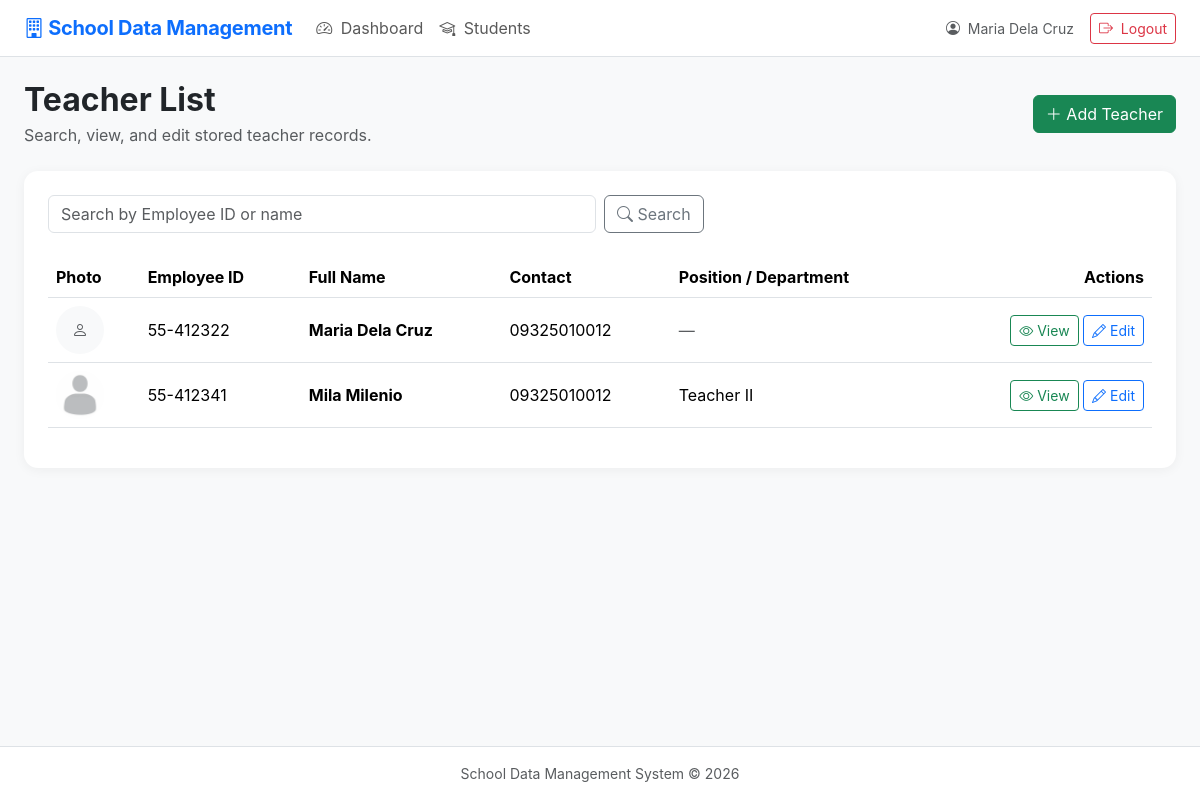
/teachers.php (signed in), run on the app's committed database.
### tables this page shows
CREATE TABLE `teachers` (
  `id` int(10) UNSIGNED NOT NULL,
  `user_id` int(10) UNSIGNED DEFAULT NULL,
  `employee_id` varchar(50) NOT NULL,
  `photo` varchar(255) DEFAULT NULL,
  `full_name` varchar(150) NOT NULL,
  `date_of_birth` date DEFAULT NULL,
  `gender` varchar(30) DEFAULT NULL,
  `address` text DEFAULT NULL,
  `contact_number` varchar(50) DEFAULT NULL,
  `email` varchar(150) DEFAULT NULL,
  `position_department` varchar(150) DEFAULT NULL,
  `other_info` text DEFAULT NULL,
  `created_at` timestamp NOT NULL DEFAULT current_timestamp(),
  `updated_at` timestamp NOT NULL DEFAULT current_timestamp() ON UPDATE current_timestamp(),
  `plantilla_no` varchar(50) DEFAULT NULL,
  `first_day_of_service` date DEFAULT NULL,
  `current_latest_appointment` varchar(255) DEFAULT NULL,
  `deped_email` varchar(150) DEFAULT NULL,
  `personal_email` varchar(150) DEFAULT NULL,
  `degree_finished` varchar(255) DEFAULT NULL,
  `specialization_prc_eligibility` varchar(255) DEFAULT NULL,
  `tin_no` varchar(30) DEFAULT NULL,
  `birthdate` date DEFAULT NULL
);

### config.php (called while the page is built, shortened)
<?php
function e($value) {
    return htmlspecialchars((string)$value, ENT_QUOTES, 'UTF-8');
}
?>

### teachers.php (the view, shortened to what this page needs)
<?php
require_once __DIR__ . '/config.php';
$q = trim($_GET['q'] ?? '');
$sql = "SELECT * FROM teachers";
$params = [];
$sql .= " ORDER BY full_name ASC";
$stmt = $pdo->prepare($sql);
$stmt->execute($params);
$rows = $stmt->fetchAll();
include 'header.php';
?>
<div class="d-flex flex-wrap justify-content-between align-items-center gap-2 mb-4">
    <div>
        <h2 class="fw-bold mb-1">Teacher List</h2>
        <p class="text-muted mb-0">
            Search, view, and edit stored teacher records.
        </p>
    </div>
    <a href="teacher_form.php" class="btn btn-success">
        <i class="bi bi-plus-lg"></i>
        Add Teacher
    </a>
</div>
<div class="card p-4">
    <form method="GET" class="row g-2 mb-4">
        <div class="col-md-6">
            <input
                type="text"
                name="q"
                class="form-control"
                value="<?= e($q) ?>"
                placeholder="Search by Employee ID or name"
            >
        </div>
        <div class="col-auto">
            <button type="submit" class="btn btn-outline-secondary">
                <i class="bi bi-search"></i>
                Search
            </button>
        </div>
    </form>
    <div class="table-responsive">
        <table class="table table-hover align-middle">
            <thead>
                <tr>
                    <th>Photo</th>
                    <th>Employee ID</th>
                    <th>Full Name</th>
                    <th>Contact</th>
                    <th>Position / Department</th>
                    <th class="text-end">Actions</th>
                </tr>
            </thead>
            <tbody>
                <?php if (!empty($rows)): ?>
                    <?php foreach ($rows as $r): ?>
                        <tr>
                            <td>
                                <?php if (!empty($r['photo'])): ?>
                                    <img
                                        src="<?= e($r['photo']) ?>"
                                        alt="Teacher Photo"
                                        class="avatar"
                                    >
                                <?php else: ?>
                                    <div class="avatar bg-light d-flex align-items-center justify-content-center">
                                        <i class="bi bi-person text-muted"></i>
                                    </div>
                                <?php endif; ?>
                            </td>
                            <td>
                                <?= e($r['employee_id']) ?>
                            </td>
                            <td>
                                <strong>
                                    <?= e($r['full_name']) ?>
                                </strong>
                            </td>
                            <td>
                                <?php if (!empty($r['contact_number'])): ?>
                                    <?= e($r['contact_number']) ?>
                                <?php else: ?>
                                    <span class="text-muted">—</span>
                                <?php endif; ?>
                            </td>
                            <td>
                                <?php if (!empty($r['position_department'])): ?>
                                    <?= e($r['position_department']) ?>
                                <?php else: ?>
                                    <span class="text-muted">—</span>
                                <?php endif; ?>
                            </td>
                            <td class="text-end">
                                <a
                                    href="teacher_view.php?id=<?= (int)$r['id'] ?>"
                                    class="btn btn-sm btn-outline-success"
                                >
                                    <i class="bi bi-eye"></i>
                                    View
                                </a>
                                <a
                                    href="teacher_form.php?id=<?= (int)$r['id'] ?>"
                                    class="btn btn-sm btn-outline-primary"
                                >
                                    <i class="bi bi-pencil"></i>
                                    Edit
                                </a>
                            </td>
                        </tr>
                    <?php endforeach; ?>
                <?php endif; ?>
            </tbody>
        </table>
    </div>
</div>
<?php include 'footer.php'; ?>

### assets/style.css (style rules this page uses)
body { font-family: Inter, system-ui, -apple-system, "Segoe UI", sans-serif; }
.card { border: 0; border-radius: 14px; box-shadow: 0 2px 12px rgba(0,0,0,.05); }
.avatar { width: 48px; height: 48px; object-fit: cover; border-radius: 50%; }
.table td, .table th { vertical-align: middle; }

### assets/navigation.css (style rules this page uses)
html, body { min-height: 100%; }
body { display: flex; flex-direction: column; min-height: 100vh; }

### data on the page
teachers: employee "55-412322", full_name "Maria Dela Cruz", contact_number "09325010012"
teachers: photo (picture), employee "55-412341", full_name "Mila Milenio", contact_number "09325010012", position_department "Teacher II"

### other printed values
$_SESSION['full_name'] "Maria Dela Cruz"
